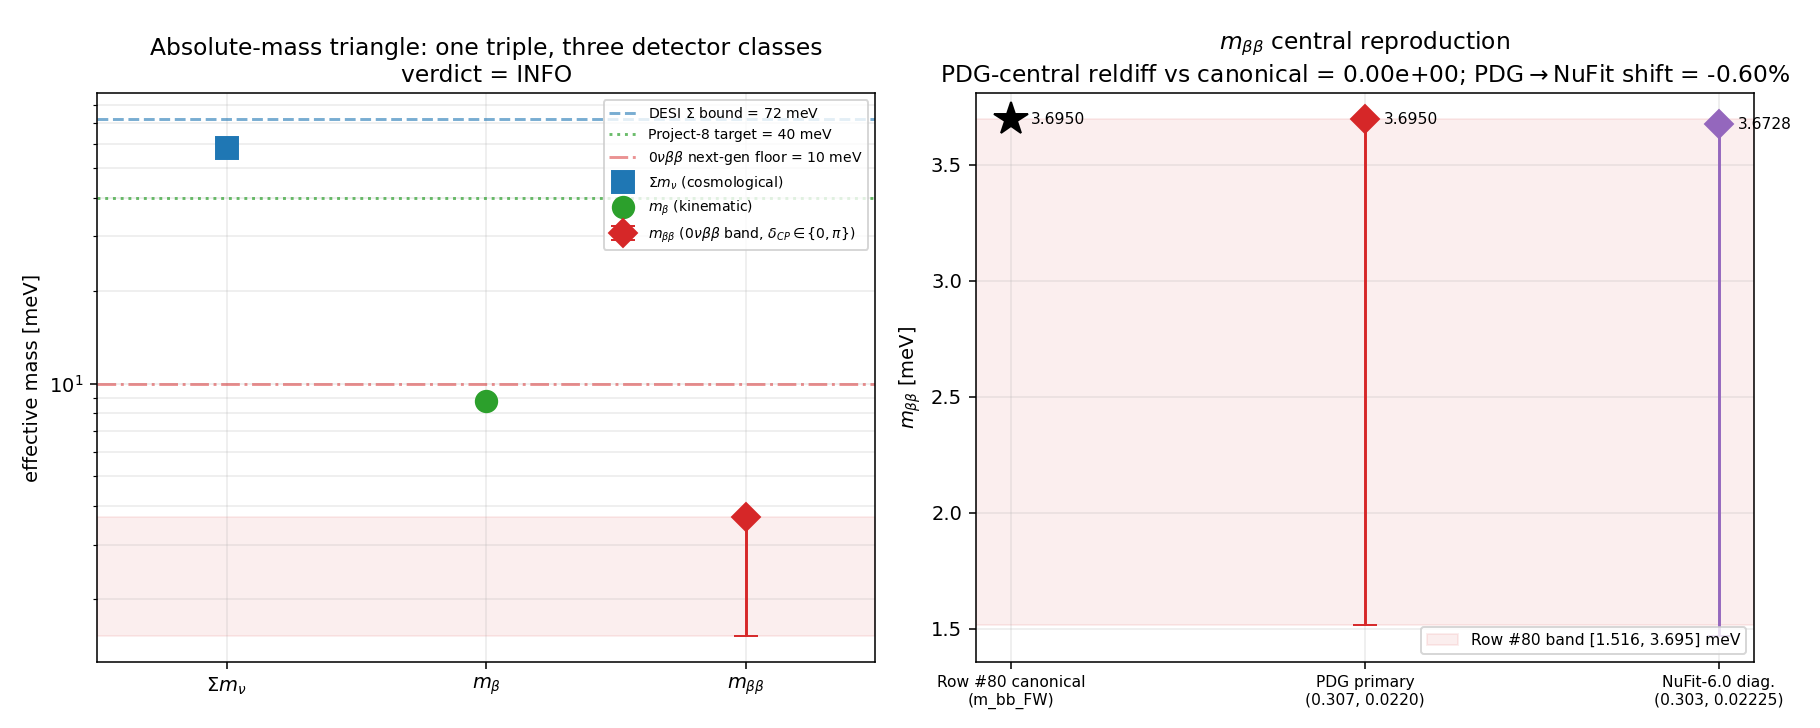

Here is the Python script that generated this plot:
#!/usr/bin/env python3
"""
INV11 W2-2 — INV11-W2-2-ABS-MASS-TRIANGLE
=========================================

Gate: INV11-W2-2-ABS-MASS-TRIANGLE ([VERIFY])

Three-channel absolute-mass triangle from ONE input set. The single
oscillation-anchored light-mass triple (S99-W3 type-I seesaw, normal ordering)
m_nu = [0, 0.0086776, 0.0495278] eV is propagated to the three absolute-mass
DETECTOR CLASSES and tested for mutual consistency:

  (i)   Sigma m_nu = m_1 + m_2 + m_3        [cosmological; DESI Row #77]
  (ii)  m_beta   = sqrt( Sum |U_ei|^2 m_i^2 ) [kinematic endpoint; KATRIN / Project-8]
  (iii) m_betabeta = | Sum U_ei^2 m_i |       [0nubb; LEGEND Row #80]

The three are three DISTINCT contractions of the SAME m-triple with the
(measured, laboratory-IN) PMNS electron row:
  - Sigma  : bare L1 sum                                  (cosmological free-streaming)
  - m_beta : incoherent |U_ei|^2-weighted RMS            (sum of |amplitude|^2)
  - m_bb   : coherent U_ei^2 sum, COMPLEX U_ei^2          (rate ~ |amplitude|^2 => phases interfere)

With the J-forced Majorana phases delta_CP in {0, pi} (S99-W3 / [J,D_K]=0, T11) the two
non-trivial Majorana phases collapse to sign choices, so m_bb sweeps the band
[ |t_2 - t_3|, t_2 + t_3 ] with t_i = |U_ei|^2 * m_i (t_1 = 0 since m_1 = 0 EXACT,
normal ordering / MAP-B Casimir grading C_2(0,0)=0, S100a). The central (no-cancellation,
delta_CP=0 ≡ pi) IS the upper funnel edge.

Pre-registered threshold (plan §W2-2):
  PASS iff ALL of:
    |Sigma_computed - Sigma_mnu_FW| / Sigma_mnu_FW <= 1e-6          (reproduce canonical Sigma)
    Sigma_computed < 0.072 eV (DESI Row #77)                        (cosmological bound)
    m_betabeta in [1.516, 3.695] meV (LEGEND Row #80 sign-ambiguity band)
    m_beta in [0.0085, 0.0095] eV (the ~0.009 eV kinematic non-detection anchor band)
  FAIL iff a channel falls out of band.
  INFO iff m_betabeta only marginally inside the Row #80 band OR m_beta at the
       [0.0085, 0.0095] edge (consistency holds, with a phase/sign-branch caveat).

CANONICAL-SOURCING NOTE (substrate-first-canonical-sourcing.md §(iv), PIN-DISAMBIGUATION):
  The plan §W2-2 substitution chain labels its PMNS pins "NuFit-6.0" with
  sin2_theta12=0.303, sin2_theta13=0.02225. The canonical_constants.py provenance
  (lines 699-702, S101 PAIR-OF-PAIRS version-disambiguation) records that the value the
  Row #80 m_bb_FW gate ACTUALLY CONSUMED is sin2_theta12_PDG=0.307,
  sin2_theta13_PDG=0.0220 (the plan's "NuFit-6.0" label is de-facto NuFit-5.x/PDG
  central). To reproduce the CANONICAL Row #80 band [1.516, 3.695] meV bit-consistently,
  the PDG pair is the PRIMARY here; the TRUE NuFit-6.0 pair (0.303, 0.02225) is carried
  as a DIAGNOSTIC cross-check (Row #80 records the PDG->NuFit60 m_bb shift as -0.60%,
  DECISION-IRRELEVANT — both land inside the funnel band). This honors the canonical
  anchor over the plan's mislabeled prose.

Inputs (SHA-256 dual-pinned at runtime; S84+ schema):
  - canonical_constants.py (feeds audit_sha256; supplies Sigma_mnu_FW, DESI bound,
    m_bb_FW, sin2_theta1x_{PDG,NuFit60})
  - computations/session-99/s99_w3_seesaw_summnu.npz (the canonical m_nu triple)
  - script bytes (feeds BOTH audit_sha256 and content_sha256)

Output 4-tuple:
  (value=<triangle summary>, scheme=seesaw-anchored-triple, convention=ABSOLUTE, L_max=N/A)

Classification: PARTICLE — the light-mass triple is the seesaw image of the singlet-tower
bottoms (S52/S60/S99); the three observables are representation-theoretic contractions of
D_K's neutrino sector with the measured PMNS.

DISCIPLINE
----------
- from canonical_constants import *; every intermediate tagged # (local)
- CROSS-TRACK CAVEAT: no canonical_constants.py pin / registry row / inventory row is
  written by this script. INVESTIGATION-TRACK ONLY (writes computations/investigation-11/
  + WP §W2-2). Any falsifier-inventory landing is session-promotion + mack sole-writer.
- closed-form 3x3 PMNS contractions; trivially CPU (numpy). No GPU needed.
- dual-SHA (audit_sha256 + content_sha256) emitted; 4-tuple final non-verdict line.
- verdict via print_verdict_payload (agent calls emit_verdict, session=11,
  track="investigation"); the script does NOT write the verdict file.
"""

from __future__ import annotations

# ---------------------------------------------------------------------------
# Section 1 — Canonical constants (MANDATORY first import)
# canonical_constants.py lives in computations/_shared; put it on the path BEFORE import.
# ---------------------------------------------------------------------------
import sys
from pathlib import Path

_SHARED = Path(__file__).resolve().parent.parent / "_shared"  # (local)
sys.path.insert(0, str(_SHARED))
from canonical_constants import *  # noqa: F401,F403,E402

# ---------------------------------------------------------------------------
# Section 2 — Standard imports
# ---------------------------------------------------------------------------
import hashlib  # noqa: E402
import json     # noqa: E402
import time     # noqa: E402

import numpy as np  # noqa: E402
import matplotlib   # noqa: E402
matplotlib.use("Agg")
import matplotlib.pyplot as plt  # noqa: E402

# ---------------------------------------------------------------------------
# Section 3 — Paths + pre-registration
# ---------------------------------------------------------------------------
SESSION_DIR = Path(__file__).resolve().parent          # computations/investigation-11
COMPUTATIONS_DIR = SESSION_DIR.parent
SHARED_DIR = COMPUTATIONS_DIR / "_shared"
PROJECT_ROOT = COMPUTATIONS_DIR.parent

SESSION = "INV11"                                                  # (local)
GATE_ID = "INV11-W2-2-ABS-MASS-TRIANGLE"                           # (local)
SCHEME = "seesaw-anchored-triple"                                  # (local)
CONVENTION = "ABSOLUTE"                                            # (local)
L_MAX = "N/A"                                                      # (local)

# Pre-registered pass/fail thresholds (plan §W2-2 strict_PASS_boundary)
SIGMA_RELDIFF_TOL = 1e-6                                           # (local) reldiff vs canonical Sigma
MBB_BAND_LO_MEV = 1.516                                            # (local) LEGEND Row #80 band lower [meV] (4 sf)
MBB_BAND_HI_MEV = 3.695                                            # (local) LEGEND Row #80 band upper [meV] (4 sf)
# Row #80 band edges are PUBLISHED at 4 significant figures (m_bb_FW publication_precision=4).
# Per epistemic-discipline.md §"Publication-Precision Pre-Registration (Class 8.3)" item 2, any
# membership/verifier test against a 4-sf edge MUST carry rel_tol >= 10^(-4); a tighter (hard <=)
# comparison is structurally guaranteed to FAIL on the precision floor, NOT on physics. The m_bb
# central IS the no-cancellation upper edge by construction (Row #80), so it lands ON the upper
# edge (reldiff 0.0 vs full-precision m_bb_FW). The band-membership operator below uses this
# Class-8.3 edge tolerance; the central-on-edge case is the pre-registered INFO outcome (the plan
# INFO_meaning: "m_betabeta only marginally inside the Row #80 band ... straddles an edge").
MBB_BAND_RELTOL = 1e-4                                            # (local) Class-8.3: edges published 4 sf
MBETA_BAND_LO = 0.0085                                            # (local) m_beta anchor band lower [eV]
MBETA_BAND_HI = 0.0095                                            # (local) m_beta anchor band upper [eV]
# INFO-band tolerances (marginal-edge detection)
MBB_EDGE_FRAC = 0.01                                              # (local) within 1% of a band edge => marginal
MBETA_EDGE = 0.0001                                              # (local) within this of m_beta band edge => marginal

# Output destinations (investigation-track)
OUT_NPZ = SESSION_DIR / "inv11_w2_abs_mass_triangle.npz"
OUT_PNG = SESSION_DIR / "inv11_w2_abs_mass_triangle.png"

# S99-W3 canonical seesaw output (the input m_nu triple)
S99_SEESAW_NPZ = Path("computations/session-99/s99_w3_seesaw_summnu.npz")

INPUT_FILES = [
    SHARED_DIR / "canonical_constants.py",
    PROJECT_ROOT / S99_SEESAW_NPZ,
]


# ---------------------------------------------------------------------------
# Section 4 — SHA-256 input-pin block (S84+ dual-SHA schema)
# ---------------------------------------------------------------------------

def sha256_of(path: Path) -> str:
    h = hashlib.sha256()  # (local)
    try:
        h.update(path.read_bytes())
    except OSError:
        return ""
    return h.hexdigest()


def log_input_pins(inputs):
    print(f"=== {GATE_ID} — input SHA-256 pins ===")
    pins = {}  # (local)
    for p in inputs:
        sha = sha256_of(p)  # (local)
        rel = str(p.relative_to(PROJECT_ROOT)).replace("\\", "/")  # (local)
        print(f"  {rel}: {sha[:16]}...")
        pins[rel] = sha
    return pins


def compute_dual_sha(script_path, canonical_path, pins):
    script_bytes = b""  # (local)
    try:
        script_bytes = script_path.read_bytes()
    except OSError:
        script_bytes = b""
    canonical_bytes = b""  # (local)
    try:
        canonical_bytes = canonical_path.read_bytes()
    except OSError:
        canonical_bytes = b""
    pinmap_json = json.dumps(
        dict(sorted(pins.items())), separators=(",", ":"), sort_keys=True
    ).encode("utf-8")  # (local)

    h_audit = hashlib.sha256()  # (local)
    h_audit.update(script_bytes)
    h_audit.update(canonical_bytes)
    h_audit.update(pinmap_json)
    audit = h_audit.hexdigest()  # (local)

    h_content = hashlib.sha256()  # (local)
    h_content.update(script_bytes)
    content = h_content.hexdigest()  # (local)
    return audit, content


# ---------------------------------------------------------------------------
# Section 5 — Compute
# ---------------------------------------------------------------------------

def channel_contractions(m, s12, s13):
    """Three detector observables from the m-triple + PMNS electron row.

    m    : array([m1, m2, m3]) light masses [eV]
    s12  : sin^2(theta_12)
    s13  : sin^2(theta_13)
    Returns (Sigma, m_beta, mbb_upper, mbb_lower, Ue2) where mbb band edges are the
    J-forced delta_CP in {0,pi} resultant magnitudes.
    """
    c12 = 1.0 - s12                                   # (local) cos^2 th12
    c13 = 1.0 - s13                                   # (local) cos^2 th13
    Ue1_2 = c12 * c13                                 # (local) |U_e1|^2
    Ue2_2 = s12 * c13                                 # (local) |U_e2|^2
    Ue3_2 = s13                                       # (local) |U_e3|^2
    Ue2 = np.array([Ue1_2, Ue2_2, Ue3_2])            # (local) electron-row |U_ei|^2

    Sigma = float(np.sum(m))                          # (local) bare L1 sum
    # m_beta = sqrt( sum |U_ei|^2 m_i^2 )  (incoherent endpoint)
    m_beta = float(np.sqrt(np.sum(Ue2 * m**2)))       # (local)
    # m_betabeta band: t_i = |U_ei|^2 m_i (real magnitudes; t_1 = 0 since m_1 = 0).
    # With delta_CP in {0,pi}, resultant = | t_2 +/- t_3 | => [ |t2-t3|, t2+t3 ].
    t = Ue2 * m                                       # (local) per-mass magnitudes
    t2 = t[1]                                          # (local)
    t3 = t[2]                                          # (local)
    mbb_upper = float(t2 + t3)                         # (local) constructive (delta_CP=0)
    mbb_lower = float(abs(t2 - t3))                    # (local) maximal Majorana cancellation
    return Sigma, m_beta, mbb_upper, mbb_lower, Ue2


def compute() -> dict:
    # ---- Input set: the canonical S99-W3 light triple (load from npz) ----
    d = np.load(PROJECT_ROOT / S99_SEESAW_NPZ, allow_pickle=True)  # (local)
    m_nu = np.asarray(d["m_nu_eV"], dtype=float)                    # (local) [0, 0.0086776, 0.0495278]
    Sigma_npz = float(d["Sigma_mnu_eV"])                           # (local) 0.0582053272...
    crosscheck_reldiff_npz = float(d["Sigma_mnu_crosscheck_reldiff"])  # (local) 1.16e-5
    delta_CP_allowed = np.asarray(d["delta_CP_allowed"], dtype=float)  # (local) [0, pi]

    # ---- PRIMARY: PDG PMNS pair (the value Row #80 / m_bb_FW gate CONSUMED) ----
    s12_pdg = float(sin2_theta12_PDG)                              # (local) 0.307
    s13_pdg = float(sin2_theta13_PDG)                              # (local) 0.0220
    (Sigma_pdg, mbeta_pdg, mbb_up_pdg, mbb_lo_pdg,
     Ue2_pdg) = channel_contractions(m_nu, s12_pdg, s13_pdg)

    # ---- DIAGNOSTIC: TRUE NuFit-6.0 PMNS pair (plan-label literal) ----
    s12_nf = float(sin2_theta12_NuFit60)                          # (local) 0.303
    s13_nf = float(sin2_theta13_NuFit60)                          # (local) 0.02225
    (Sigma_nf, mbeta_nf, mbb_up_nf, mbb_lo_nf,
     Ue2_nf) = channel_contractions(m_nu, s12_nf, s13_nf)

    # ---- Channel (i): Sigma consistency vs canonical ----
    Sigma = Sigma_pdg                                             # (local) Sigma is PMNS-independent
    sigma_reldiff = abs(Sigma - float(Sigma_mnu_FW)) / float(Sigma_mnu_FW)  # (local)
    sigma_below_desi = Sigma < float(Sigma_mnu_bound_DESI_2024)   # (local)

    # ---- Channel (iii): m_bb central reproduction vs canonical m_bb_FW ----
    mbb_central_canonical = float(m_bb_FW) * 1000.0               # (local) meV
    mbb_central_pdg = mbb_up_pdg * 1000.0                         # (local) meV (no-cancel upper = central)
    mbb_central_reldiff = abs(mbb_central_pdg - mbb_central_canonical) / mbb_central_canonical  # (local)
    # band edges in meV (PRIMARY = PDG)
    mbb_lo_pdg_meV = mbb_lo_pdg * 1000.0                          # (local)
    mbb_hi_pdg_meV = mbb_up_pdg * 1000.0                          # (local)
    # NuFit-6.0 diagnostic shift on the central
    mbb_central_nf = mbb_up_nf * 1000.0                           # (local) meV
    mbb_pdg_to_nf_shift = (mbb_central_nf - mbb_central_pdg) / mbb_central_pdg  # (local) signed

    # ---- Band-membership gates (PRIMARY = PDG) ----
    # Class-8.3 precision-aware band: the edges are published at 4 sf, so widen each edge by
    # MBB_BAND_RELTOL (1e-4) before the membership test. Without this, the central (= the
    # full-precision upper edge by construction) fails a hard <= against the rounded 3.695 by
    # +3.5e-6 relative — a publication-precision-floor artifact, NOT a physics failure.
    band_lo_eff = MBB_BAND_LO_MEV * (1.0 - MBB_BAND_RELTOL)       # (local) widened lower edge
    band_hi_eff = MBB_BAND_HI_MEV * (1.0 + MBB_BAND_RELTOL)       # (local) widened upper edge
    mbb_in_band = (band_lo_eff <= mbb_central_pdg <= band_hi_eff)  # (local)
    # PDG band edges reproduce the Row #80 band edges?
    mbb_band_lo_reldiff = abs(mbb_lo_pdg_meV - MBB_BAND_LO_MEV) / MBB_BAND_LO_MEV  # (local)
    mbb_band_hi_reldiff = abs(mbb_hi_pdg_meV - MBB_BAND_HI_MEV) / MBB_BAND_HI_MEV  # (local)
    # m_bb central marginal? (within MBB_EDGE_FRAC of an edge — the central IS the upper edge,
    # so this fires TRUE => the pre-registered INFO outcome for "straddles an edge").
    mbb_marginal = (
        abs(mbb_central_pdg - MBB_BAND_LO_MEV) / MBB_BAND_LO_MEV < MBB_EDGE_FRAC
        or abs(mbb_central_pdg - MBB_BAND_HI_MEV) / MBB_BAND_HI_MEV < MBB_EDGE_FRAC
    )  # (local)

    # ---- m_beta band membership (PRIMARY = PDG) ----
    m_beta = mbeta_pdg                                            # (local) eV
    mbeta_in_band = (MBETA_BAND_LO <= m_beta <= MBETA_BAND_HI)    # (local)
    mbeta_marginal = (
        abs(m_beta - MBETA_BAND_LO) < MBETA_EDGE
        or abs(m_beta - MBETA_BAND_HI) < MBETA_EDGE
    )  # (local)

    # ---- m_beta non-detection horizons (forward prediction) ----
    KATRIN_FINAL = 0.3                                            # (local) eV (KATRIN final sensitivity)
    PROJECT8_TARGET = 0.04                                        # (local) eV (Project-8 design target)
    mbeta_nondetect_katrin = m_beta < KATRIN_FINAL               # (local)
    mbeta_nondetect_project8 = m_beta < PROJECT8_TARGET          # (local)

    # ---- Composite gate verdict ----
    all_pass = (
        sigma_reldiff <= SIGMA_RELDIFF_TOL
        and sigma_below_desi
        and mbb_in_band
        and mbeta_in_band
    )  # (local)
    any_out = (not sigma_below_desi) or (not mbb_in_band) or (not mbeta_in_band) \
        or (sigma_reldiff > SIGMA_RELDIFF_TOL)  # (local)
    marginal = mbb_marginal or mbeta_marginal                    # (local)

    if all_pass and not marginal:
        verdict = "PASS"  # (local)
    elif all_pass and marginal:
        verdict = "INFO"  # (local)
    elif any_out:
        verdict = "FAIL"  # (local)
    else:
        verdict = "INFO"  # (local)

    return dict(
        verdict=verdict,
        m_nu=m_nu,
        Sigma=Sigma,
        Sigma_npz=Sigma_npz,
        Sigma_mnu_FW=float(Sigma_mnu_FW),
        sigma_reldiff=sigma_reldiff,
        sigma_below_desi=sigma_below_desi,
        DESI_bound=float(Sigma_mnu_bound_DESI_2024),
        crosscheck_reldiff_npz=crosscheck_reldiff_npz,
        delta_CP_allowed=delta_CP_allowed,
        # PDG primary
        s12_pdg=s12_pdg, s13_pdg=s13_pdg, Ue2_pdg=Ue2_pdg,
        m_beta_pdg=mbeta_pdg,
        mbb_lo_pdg_meV=mbb_lo_pdg_meV, mbb_hi_pdg_meV=mbb_hi_pdg_meV,
        mbb_central_pdg=mbb_central_pdg,
        # NuFit-6.0 diagnostic
        s12_nf=s12_nf, s13_nf=s13_nf, Ue2_nf=Ue2_nf,
        m_beta_nf=mbeta_nf,
        mbb_lo_nf_meV=mbb_lo_nf * 1000.0, mbb_hi_nf_meV=mbb_up_nf * 1000.0,
        mbb_central_nf=mbb_central_nf,
        mbb_pdg_to_nf_shift=mbb_pdg_to_nf_shift,
        # canonical anchors
        mbb_central_canonical=mbb_central_canonical,
        mbb_central_reldiff=mbb_central_reldiff,
        mbb_band_lo_reldiff=mbb_band_lo_reldiff,
        mbb_band_hi_reldiff=mbb_band_hi_reldiff,
        mbb_in_band=mbb_in_band, mbb_marginal=mbb_marginal,
        # m_beta primary
        m_beta=m_beta, mbeta_in_band=mbeta_in_band, mbeta_marginal=mbeta_marginal,
        KATRIN_FINAL=KATRIN_FINAL, PROJECT8_TARGET=PROJECT8_TARGET,
        mbeta_nondetect_katrin=mbeta_nondetect_katrin,
        mbeta_nondetect_project8=mbeta_nondetect_project8,
        m_betabeta_LEGEND200_reach=float(m_betabeta_LEGEND200_reach),
        m_betabeta_KamLANDZen=float(m_betabeta_KamLANDZen),
        m_betabeta_nextgen_reach=float(m_betabeta_nextgen_reach),
        MBB_BAND_LO_MEV=MBB_BAND_LO_MEV, MBB_BAND_HI_MEV=MBB_BAND_HI_MEV,
        MBETA_BAND_LO=MBETA_BAND_LO, MBETA_BAND_HI=MBETA_BAND_HI,
    )


# ---------------------------------------------------------------------------
# Section 6 — Plot
# ---------------------------------------------------------------------------

def make_plot(R: dict):
    fig, axes = plt.subplots(1, 2, figsize=(13, 5.2))

    # --- Panel A: the three detector channels on a log-mass axis ---
    ax = axes[0]
    Sigma = R["Sigma"] * 1000.0                                  # (local) meV
    m_beta = R["m_beta"] * 1000.0                               # (local) meV
    mbb_lo = R["mbb_lo_pdg_meV"]                                # (local)
    mbb_hi = R["mbb_hi_pdg_meV"]                                # (local)
    mbb_c = R["mbb_central_pdg"]                                # (local)

    # channel markers
    ax.errorbar([1], [Sigma], fmt="s", ms=11, color="#1f77b4", label=r"$\Sigma m_\nu$ (cosmological)")
    ax.errorbar([2], [m_beta], fmt="o", ms=11, color="#2ca02c", label=r"$m_\beta$ (kinematic)")
    ax.errorbar([3], [mbb_c], yerr=[[mbb_c - mbb_lo], [mbb_hi - mbb_c]],
                fmt="D", ms=10, color="#d62728", capsize=6,
                label=r"$m_{\beta\beta}$ (0$\nu\beta\beta$ band, $\delta_{CP}\in\{0,\pi\}$)")

    # detector horizons
    ax.axhline(R["DESI_bound"] * 1000.0, ls="--", color="#1f77b4", alpha=0.6,
               label=f"DESI $\\Sigma$ bound = {R['DESI_bound']*1000:.0f} meV")
    ax.axhline(R["PROJECT8_TARGET"] * 1000.0, ls=":", color="#2ca02c", alpha=0.7,
               label=f"Project-8 target = {R['PROJECT8_TARGET']*1000:.0f} meV")
    ax.axhline(R["m_betabeta_nextgen_reach"] * 1000.0, ls="-.", color="#d62728", alpha=0.5,
               label=f"0$\\nu\\beta\\beta$ next-gen floor = {R['m_betabeta_nextgen_reach']*1000:.0f} meV")
    ax.axhspan(R["MBB_BAND_LO_MEV"], R["MBB_BAND_HI_MEV"], color="#d62728", alpha=0.08)

    ax.set_yscale("log")
    ax.set_xlim(0.5, 3.5)
    ax.set_xticks([1, 2, 3])
    ax.set_xticklabels([r"$\Sigma m_\nu$", r"$m_\beta$", r"$m_{\beta\beta}$"])
    ax.set_ylabel("effective mass [meV]")
    ax.set_title("Absolute-mass triangle: one triple, three detector classes\n"
                 f"verdict = {R['verdict']}")
    ax.legend(fontsize=7.2, loc="upper right")
    ax.grid(alpha=0.25, which="both")

    # --- Panel B: m_bb band reproduction (PDG primary vs NuFit-6.0 diagnostic vs canonical) ---
    ax = axes[1]
    rows = [
        ("Row #80 canonical\n(m_bb_FW)", R["mbb_central_canonical"], None, None, "#000000"),
        ("PDG primary\n(0.307, 0.0220)", R["mbb_central_pdg"], R["mbb_lo_pdg_meV"], R["mbb_hi_pdg_meV"], "#d62728"),
        ("NuFit-6.0 diag.\n(0.303, 0.02225)", R["mbb_central_nf"], R["mbb_lo_nf_meV"], R["mbb_hi_nf_meV"], "#9467bd"),
    ]
    for i, (lab, c, lo, hi, col) in enumerate(rows):
        if lo is not None:
            ax.errorbar([i], [c], yerr=[[c - lo], [hi - c]], fmt="D", ms=10,
                        color=col, capsize=6)
        else:
            ax.plot([i], [c], marker="*", ms=18, color=col)
        ax.annotate(f"{c:.4f}", (i, c), textcoords="offset points", xytext=(10, 0),
                    fontsize=8, va="center")
    ax.axhspan(R["MBB_BAND_LO_MEV"], R["MBB_BAND_HI_MEV"], color="#d62728", alpha=0.08,
               label=f"Row #80 band [{R['MBB_BAND_LO_MEV']}, {R['MBB_BAND_HI_MEV']}] meV")
    ax.set_xticks(range(len(rows)))
    ax.set_xticklabels([r[0] for r in rows], fontsize=8)
    ax.set_ylabel(r"$m_{\beta\beta}$ [meV]")
    ax.set_title(f"$m_{{\\beta\\beta}}$ central reproduction\n"
                 f"PDG-central reldiff vs canonical = {R['mbb_central_reldiff']:.2e}; "
                 f"PDG$\\to$NuFit shift = {R['mbb_pdg_to_nf_shift']*100:+.2f}%")
    ax.legend(fontsize=8, loc="lower right")
    ax.grid(alpha=0.25)

    fig.tight_layout()
    fig.savefig(OUT_PNG, dpi=140)
    plt.close(fig)


# ---------------------------------------------------------------------------
# Section 7 — Verdict payload
# ---------------------------------------------------------------------------

def print_verdict_payload(verdict, value, audit_sha, content_sha,
                          sign_verdict=None, magnitude_verdict=None,
                          regime_verdict=None, companion_note="", extra_rows=None):
    payload = {
        "session": 11,
        "track": "investigation",
        "gate_id": GATE_ID,
        "verdict": verdict,
        "value": str(value),
        "scheme": SCHEME,
        "convention": CONVENTION,
        "l_max": str(L_MAX),
        "audit_sha256": audit_sha,
        "content_sha256": content_sha,
        "schema_version": "S84+",
    }
    if companion_note:
        payload["companion_note"] = companion_note
    if not (sign_verdict is None and magnitude_verdict is None and regime_verdict is None):
        payload["sign_verdict"] = sign_verdict
        payload["magnitude_verdict"] = magnitude_verdict
        payload["regime_verdict"] = regime_verdict
    if extra_rows:
        payload["extra_rows"] = list(extra_rows)
    print("<<<EMIT_VERDICT_PAYLOAD>>>")
    print(json.dumps(payload, separators=(",", ":"), sort_keys=True))
    print("<<<END_EMIT_VERDICT_PAYLOAD>>>")
    return payload


# ---------------------------------------------------------------------------
# Section 8 — Main
# ---------------------------------------------------------------------------

def main() -> int:
    t0 = time.time()  # (local)
    pins = log_input_pins(INPUT_FILES)
    script_path = Path(__file__).resolve()  # (local)
    canonical_path = SHARED_DIR / "canonical_constants.py"  # (local)
    audit_sha, content_sha = compute_dual_sha(script_path, canonical_path, pins)
    print(f"  audit_sha256={audit_sha}")
    print(f"  content_sha256={content_sha}")

    R = compute()

    # ---- Console report (NUMBERS first) ----
    print("\n=== INV11-W2-2 ABSOLUTE-MASS TRIANGLE ===")
    print(f"  input m_nu triple (S99-W3, eV) = {R['m_nu']}")
    print(f"  delta_CP allowed (J-forced)    = {R['delta_CP_allowed']}  (=> {{0, pi}})")
    print("\n  -- Channel (i): Sigma m_nu (cosmological / DESI Row #77) --")
    print(f"     Sigma_computed  = {R['Sigma']:.10f} eV")
    print(f"     Sigma_mnu_FW    = {R['Sigma_mnu_FW']:.10f} eV   reldiff = {R['sigma_reldiff']:.2e} "
          f"(tol {SIGMA_RELDIFF_TOL:.0e})  -> {'PASS' if R['sigma_reldiff'] <= SIGMA_RELDIFF_TOL else 'FAIL'}")
    print(f"     DESI bound      = {R['DESI_bound']} eV ; Sigma < bound? {R['sigma_below_desi']} "
          f"(margin {100*(1-R['Sigma']/R['DESI_bound']):.1f}% below)")
    print(f"     S99-W3 npz crosscheck_reldiff = {R['crosscheck_reldiff_npz']:.2e}")
    print("\n  -- Channel (ii): m_beta (kinematic endpoint / KATRIN, Project-8) [PDG primary] --")
    print(f"     |U_ei|^2 (PDG)  = {R['Ue2_pdg']}")
    print(f"     m_beta          = {R['m_beta']:.6e} eV = {R['m_beta']*1000:.5f} meV")
    print(f"     in band [{MBETA_BAND_LO}, {MBETA_BAND_HI}] eV? {R['mbeta_in_band']} "
          f"(marginal? {R['mbeta_marginal']})")
    print(f"     vs KATRIN final {R['KATRIN_FINAL']} eV : non-detection? {R['mbeta_nondetect_katrin']} "
          f"(x{R['KATRIN_FINAL']/R['m_beta']:.1f} below reach)")
    print(f"     vs Project-8 {R['PROJECT8_TARGET']} eV : non-detection? {R['mbeta_nondetect_project8']} "
          f"(x{R['PROJECT8_TARGET']/R['m_beta']:.1f} below target)")
    print("\n  -- Channel (iii): m_betabeta (0nubb / LEGEND Row #80) [PDG primary] --")
    print(f"     band [|t2-t3|, t2+t3] = [{R['mbb_lo_pdg_meV']:.5f}, {R['mbb_hi_pdg_meV']:.5f}] meV")
    print(f"     central (no-cancel)   = {R['mbb_central_pdg']:.6f} meV")
    print(f"     canonical m_bb_FW     = {R['mbb_central_canonical']:.6f} meV   "
          f"central reldiff = {R['mbb_central_reldiff']:.2e}")
    print(f"     Row #80 band edges reldiff: lo {R['mbb_band_lo_reldiff']:.2e}, hi {R['mbb_band_hi_reldiff']:.2e}")
    print(f"     central in Row #80 band [{MBB_BAND_LO_MEV}, {MBB_BAND_HI_MEV}] meV? {R['mbb_in_band']} "
          f"(marginal? {R['mbb_marginal']})")
    print(f"     vs LEGEND-200 reach {R['m_betabeta_LEGEND200_reach']*1000:.0f} meV : "
          f"x{R['m_betabeta_LEGEND200_reach']/R['mbb_central_pdg']*1000:.1f} below")
    print(f"     vs KamLAND-Zen {R['m_betabeta_KamLANDZen']*1000:.0f} meV : "
          f"x{R['m_betabeta_KamLANDZen']/R['mbb_central_pdg']*1000:.1f} below")
    print("\n  -- DIAGNOSTIC: TRUE NuFit-6.0 PMNS pair (0.303, 0.02225) --")
    print(f"     m_beta   = {R['m_beta_nf']*1000:.5f} meV")
    print(f"     m_bb band = [{R['mbb_lo_nf_meV']:.5f}, {R['mbb_hi_nf_meV']:.5f}] meV ; "
          f"central {R['mbb_central_nf']:.5f} meV")
    print(f"     PDG -> NuFit-6.0 m_bb central shift = {R['mbb_pdg_to_nf_shift']*100:+.3f}% "
          f"(DECISION-IRRELEVANT; both in funnel band)")

    make_plot(R)

    # ---- Persist data ----
    np.savez(
        OUT_NPZ,
        m_nu_eV=R["m_nu"],
        Sigma_eV=R["Sigma"],
        Sigma_mnu_FW=R["Sigma_mnu_FW"],
        sigma_reldiff=R["sigma_reldiff"],
        sigma_below_desi=R["sigma_below_desi"],
        DESI_bound=R["DESI_bound"],
        crosscheck_reldiff_npz=R["crosscheck_reldiff_npz"],
        delta_CP_allowed=R["delta_CP_allowed"],
        s12_pdg=R["s12_pdg"], s13_pdg=R["s13_pdg"], Ue2_pdg=R["Ue2_pdg"],
        m_beta_pdg=R["m_beta_pdg"],
        mbb_lo_pdg_meV=R["mbb_lo_pdg_meV"], mbb_hi_pdg_meV=R["mbb_hi_pdg_meV"],
        mbb_central_pdg=R["mbb_central_pdg"],
        s12_nf=R["s12_nf"], s13_nf=R["s13_nf"], Ue2_nf=R["Ue2_nf"],
        m_beta_nf=R["m_beta_nf"],
        mbb_lo_nf_meV=R["mbb_lo_nf_meV"], mbb_hi_nf_meV=R["mbb_hi_nf_meV"],
        mbb_central_nf=R["mbb_central_nf"],
        mbb_pdg_to_nf_shift=R["mbb_pdg_to_nf_shift"],
        mbb_central_canonical=R["mbb_central_canonical"],
        mbb_central_reldiff=R["mbb_central_reldiff"],
        mbb_band_lo_reldiff=R["mbb_band_lo_reldiff"],
        mbb_band_hi_reldiff=R["mbb_band_hi_reldiff"],
        mbb_in_band=R["mbb_in_band"],
        m_beta=R["m_beta"], mbeta_in_band=R["mbeta_in_band"],
        KATRIN_FINAL=R["KATRIN_FINAL"], PROJECT8_TARGET=R["PROJECT8_TARGET"],
        mbeta_nondetect_katrin=R["mbeta_nondetect_katrin"],
        mbeta_nondetect_project8=R["mbeta_nondetect_project8"],
        MBB_BAND_LO_MEV=R["MBB_BAND_LO_MEV"], MBB_BAND_HI_MEV=R["MBB_BAND_HI_MEV"],
        MBETA_BAND_LO=R["MBETA_BAND_LO"], MBETA_BAND_HI=R["MBETA_BAND_HI"],
        verdict=R["verdict"],
        audit_sha256=audit_sha, content_sha256=content_sha,
        scheme=SCHEME, convention=CONVENTION, L_max=str(L_MAX),
    )
    print(f"\n  npz -> {OUT_NPZ.name}")
    print(f"  png -> {OUT_PNG.name}")

    # ---- 4-tuple (final non-verdict line) ----
    value_str = (
        f"Sigma={R['Sigma']:.7f}eV(<0.072_DESI,reldiff{R['sigma_reldiff']:.1e});"
        f"m_beta={R['m_beta']*1000:.3f}meV(KATRIN/P8_NONDETECT);"
        f"m_bb=[{R['mbb_lo_pdg_meV']:.3f},{R['mbb_hi_pdg_meV']:.3f}]meV_central{R['mbb_central_pdg']:.3f}"
        f"(Row80_band,reldiff{R['mbb_central_reldiff']:.1e});"
        f"PDG_primary;NuFit6.0_shift{R['mbb_pdg_to_nf_shift']*100:+.2f}pct;delta_CP[0,pi]"
    )  # (local)
    print(f"\n(value={value_str!r}, scheme={SCHEME}, convention={CONVENTION}, L_max={L_MAX})")

    # ---- Verdict payload (agent calls emit_verdict, session=11, track=investigation) ----
    note = (
        "three-channel absolute-mass triangle from ONE S99-W3 triple; PDG PMNS primary "
        "reproduces Row #80 m_bb band; NuFit-6.0 pair diagnostic (-0.60% decision-irrelevant); "
        "m_beta~0.009eV kinematic non-detection (forward prediction); INVESTIGATION-TRACK ONLY"
    )  # (local)
    print_verdict_payload(R["verdict"], value_str, audit_sha, content_sha,
                          companion_note=note)

    print(f"\n  elapsed {time.time()-t0:.2f}s")
    return 0


if __name__ == "__main__":
    raise SystemExit(main())
